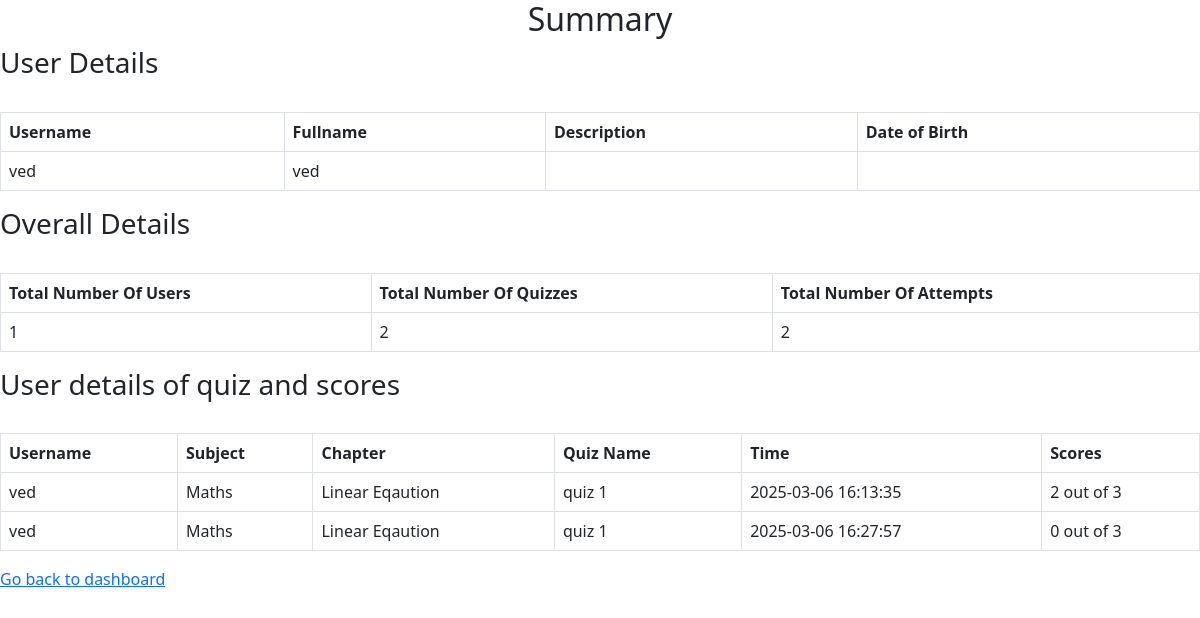
Screenshot of /admin/summary with the database file from the repository.
### models.py (models this page shows)
class User(db.Model):
    id=db.Column(db.Integer,primary_key=True,nullable=False,autoincrement=True)
    username=db.Column(db.String(100),unique=True,nullable=False)
    password=db.Column(db.String(100),nullable=False)
    fullname=db.Column(db.String(100),nullable=False)
    qualification=db.Column(db.String(250),nullable=True)
    dob=db.Column(db.String(50),nullable=True)

class Score(db.Model):
    id=db.Column(db.Integer,primary_key=True,autoincrement=True)
    user_id=db.Column(db.Integer,db.ForeignKey('user.id',ondelete="CASCADE"),nullable=False)
    quiz_id=db.Column(db.Integer,db.ForeignKey('quiz.id',ondelete="CASCADE"),nullable=False)
    time_stamp_of_attempt=db.Column(db.DateTime,default=datetime.utcnow().replace(microsecond=0))
    total_scored=db.Column(db.Integer,nullable=False)
    total_question=db.Column(db.Integer,nullable=False)
    user=db.relationship('User',backref='score')

class Subject(db.Model):
    id=db.Column(db.Integer,primary_key=True,nullable=False,autoincrement=True)
    name=db.Column(db.String(100),nullable=False)
    description=db.Column(db.String(250),nullable=True)
    chapter=db.relationship("Chapter",backref='subject',cascade='all,delete')

class Chapter(db.Model):
    id=db.Column(db.Integer,primary_key=True,nullable=False,autoincrement=True)
    subject_id=db.Column(db.Integer,db.ForeignKey('subject.id',ondelete="CASCADE"),nullable=False)
    name=db.Column(db.String(100),nullable=False)
    description=db.Column(db.String(250),nullable=True)
    quiz=db.relationship('Quiz',backref='chapter',cascade='all,delete')

class Quiz(db.Model):
    id=db.Column(db.Integer,primary_key=True,nullable=False,autoincrement=True)
    name=db.Column(db.String(100),nullable=False)
    chapter_id=db.Column(db.Integer,db.ForeignKey('chapter.id',ondelete="CASCADE"),nullable=False)
    remarks=db.Column(db.String(300),nullable=True)
    question=db.relationship('Question',backref='quiz',cascade='all,delete')
    score=db.relationship('Score',backref='quiz',cascade='all,delete')

### app.py (the view)
@app.route('/admin/summary',methods=['GET','POST'])
def summary():
    user=User.query.filter(User.username!='admin').all()
    user_count=User.query.filter(User.username!='admin').count()
    total_quizzes=Quiz.query.count()
    total_attempts=Score.query.count()
    total_user=Score.query.all()
    return render_template('summary.html',user=user,user_count=user_count,total_quizzes=total_quizzes,total_attempts=total_attempts,total_user=total_user)

### templates/summary.html (shortened to what this page needs)
<h2>Summary </h2>
<head>
    <link href="https://cdn.jsdelivr.net/npm/bootstrap@5.3.0/dist/css/bootstrap.min.css" rel="stylesheet">
</head>
<h3>User Details</h3>
                <table class="table table-bordered ">
                    <thead>
                        <br>
                    <tr>
                        <th>Username</th>
                        <th>Fullname </th>
                        <th>Description</th>
                        <th>Date of Birth</th>
                    </tr>
                    </thead>
                    <tbody>
                    <tr>
                        {% for i in user %}
                        <td>{{i.username}}</td>
                        <td>{{i.fullname}}</td>
                        <td>{{i.qualification}}</td>
                        <td>{{i.dob}}</td>
                    </tr>
                    {% endfor %}
                </tbody>
            </table>
<h3> Overall Details </h3>
            <table class="table table-bordered ">
                <thead>
                    <br>
                <tr>
                    <th>Total Number Of Users</th>
                    <th>Total Number Of Quizzes</th>
                    <th>Total Number Of Attempts</th>
                </tr>
                </thead>
                <tbody>
                <tr>
                    <td>{{user_count}}</td>
                    <td>{{total_quizzes}}</td>
                    <td>{{total_attempts}}</td>
                   </tr>
            </tbody>
</table>
<h3> User details of quiz and scores</h3>
            <table class="table table-bordered ">
                <thead>
                    <br>
                <tr>
                    <th>Username</th>
                    <th> Subject</th>
                    <th> Chapter</th>
                    <th>Quiz Name</th>
                    <th> Time </th>
                    <th>Scores</th>
                </tr>
                </thead>
                <tbody>
                <tr>
                    {% for i in total_user %}
                    <td>{{i.user.username}}</td>
                    <td>{{i.quiz.chapter.subject.name}}</td>
                    <td>{{i.quiz.chapter.name}}</td>
                    <td>{{i.quiz.name}}</td>
                    <td>{{i. time_stamp_of_attempt}}</td>
                    <td>{{i.total_scored}} out of  {{i. total_question}}</td>
                   </tr>
                   {% endfor %}
            </tbody>
</table>
<a href="{{url_for('admin_dashboard')}}">Go back to dashboard</a>

### templates/summary.html (style rules this page uses)
h2 { text-align: center; }

### rows the page displays
User: username "ved", fullname "ved"
Score: user.username "ved", quiz.chapter.subject.name "Maths", quiz.chapter.name "Linear Eqaution", quiz.name "quiz 1", time_stamp_of_attempt "2025-03-06 16:13:35", total_scored "2", total_question "3"
Score: user.username "ved", quiz.chapter.subject.name "Maths", quiz.chapter.name "Linear Eqaution", quiz.name "quiz 1", time_stamp_of_attempt "2025-03-06 16:27:57", total_scored "0", total_question "3"

### other values shown
{{ user_count }} "1"
{{ total_quizzes }} "2"
{{ total_attempts }} "2"
